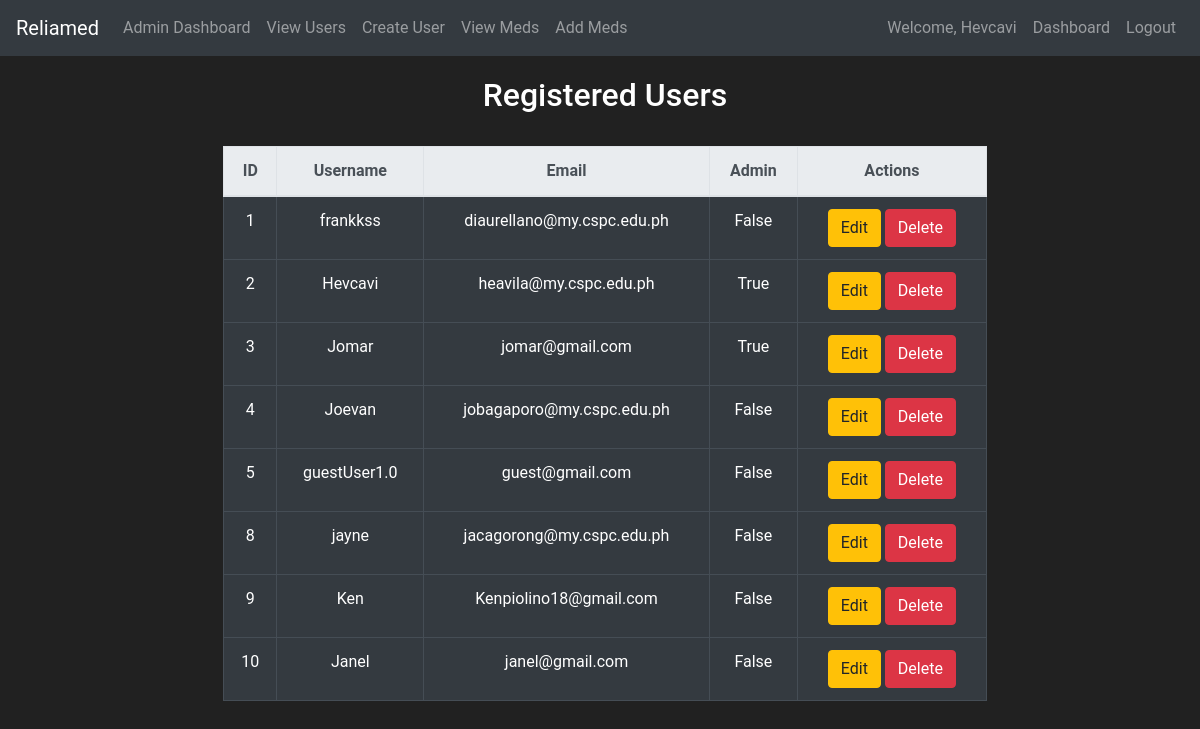
The page /view-users (signed in) on the database as committed earlier.
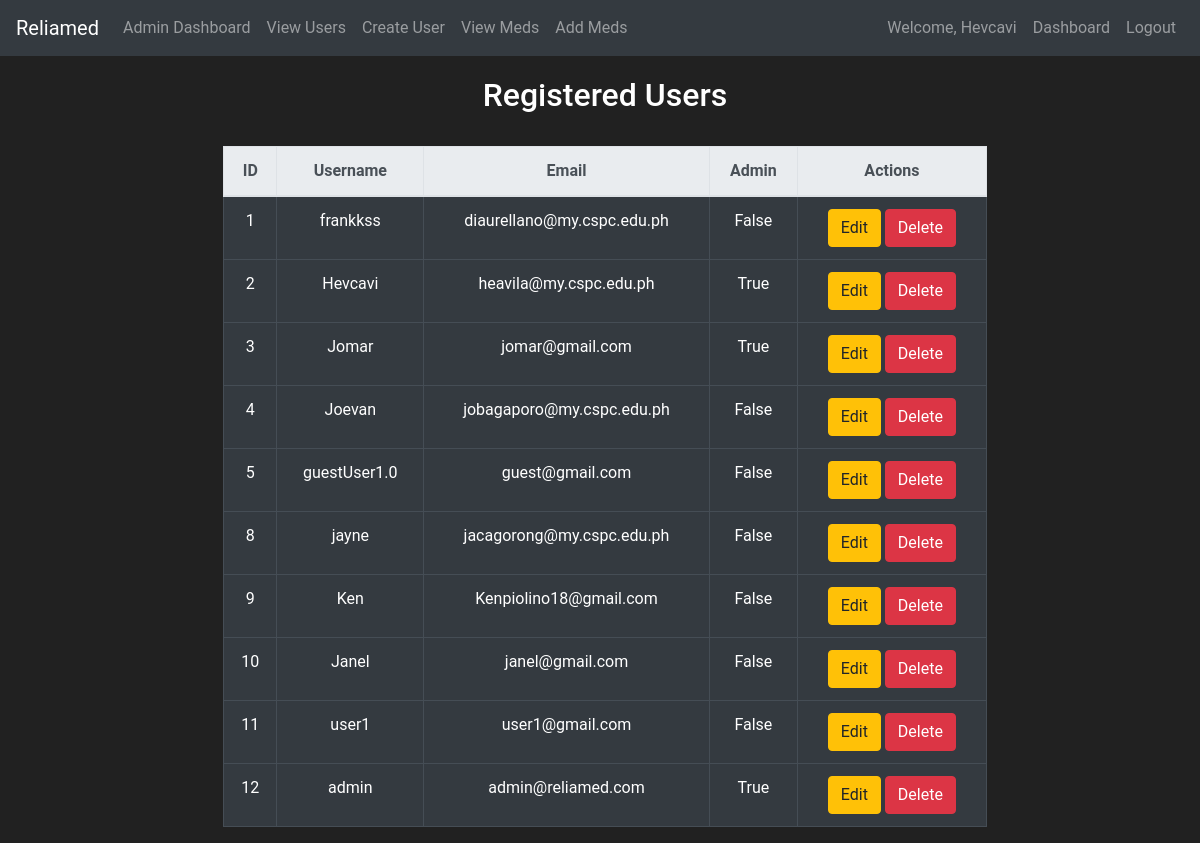
The same page on the database as committed later.
### reliamed/models.py (models this page shows, shortened)
class User(db.Model, UserMixin):
    id = db.Column(db.Integer, primary_key=True)
    username = db.Column(db.String(length=30), nullable=False, unique=True)
    email_address = db.Column(db.String(length=50), nullable=False, unique=True)
    password_hash = db.Column(db.String(length=60), nullable=False)
    budget = db.Column(db.Integer, nullable=False, default=1000)
    is_admin = db.Column(db.Boolean, default=False) # added column in User table | Used for checking if user is admin or not
    products = db.relationship('Pharmaceuticals', backref='owned_user', lazy=True)  # Ensure this line is added
    profile_pic = db.Column(db.String(), nullable=True)
    @property
    def password(self):
        raise AttributeError('password is not a readable attribute.')

### reliamed/routes.py (the view)
@app.route('/view-users', methods=['GET', 'POST'])
@login_required
@admin_required
def view_users():
    users = User.query.all()
    return render_template('admin/view_users.html', users=users)

### reliamed/models.py (called while the page is built)
@login_manager.user_loader
def load_user(user_id):
    return User.query.get(int(user_id))

### reliamed/templates/admin/view_users.html (shortened to what this page needs)
{% extends 'base.html' %}
{% block content %}
<div class="row justify-content-center" style="margin-top:20px; margin-left:10px; margin-right: 0px">
    <div class="col-8 text-center">
        <h2>Registered Users</h2>
        <br>
        <table class="table table-hover table-dark table-bordered border-dark">
        <thead class="thead-light">
            <tr>
                <th>ID</th>
                <th>Username</th>
                <th>Email</th>
                <th>Admin</th>
                <th>Actions</th>
            </tr>
        </thead>
        <tbody>
            {% for user in users %}
            <tr>
                <td>{{ user.id }}</td>
                <td>{{ user.username }}</td>
                <td>{{ user.email_address }}</td>
                <td>{{ user.is_admin }}</td>
                <td>
                    <a href="{{ url_for('edit_user', user_id=user.id) }}" class="btn btn-warning">Edit</a>
                    <form action="{{ url_for('delete_user', user_id=user.id) }}" method="POST" style="display:inline;">
                        <button type="submit" class="btn btn-danger">Delete</button>
                    </form>
                </td>
            </tr>
            {% endfor %}
        </tbody>
        </table>
    </div>
</div>
{% endblock %}

### reliamed/templates/base.html (shortened to what this page needs)
<!doctype html>
<html lang="en">
   <head>
      <link rel="stylesheet" href="https://cdn.jsdelivr.net/npm/bootstrap@4.5.3/dist/css/bootstrap.min.css">
   </head>
   <body>
    <nav class="navbar navbar-expand-md navbar-dark bg-dark">
      <a class="navbar-brand" href="#">Reliamed</a>
      <div class="collapse navbar-collapse" id="navbarNav">
        <ul class="navbar-nav mr-auto">
            {% if current_user.is_authenticated and current_user.is_admin %}
            <li class="nav-item">
                <a class="nav-link" href="{{ url_for('admin_home') }}">Admin Dashboard</a>
            </li>
            <li class="nav-item">
                <a class="nav-link" href="{{ url_for('view_users') }}">View Users</a>
            </li>
            <li class="nav-item">
                <a class="nav-link" href="{{ url_for('create_user') }}">Create User</a>
            </li>
            <li class="nav-item">
                <a class="nav-link" href="{{ url_for('view_medicines') }}">View Meds</a>
            </li>
            <li class="nav-item">
                <a class="nav-link" href="{{ url_for('add_medicine') }}">Add Meds</a>
            </li>
            {% endif %}
        </ul>
          {% if current_user.is_authenticated %}
            <ul class="navbar-nav">
                <li class="nav-item">
                    <a class="nav-link">Welcome, {{ current_user.username }}</a>
                </li>
                <li class="nav-item">
                    <a class="nav-link" href="{{ url_for('dashboard') }}">Dashboard</a>
                </li>
                <li class="nav-item">
                    <a class="nav-link" href="{{ url_for('logout_page') }}">Logout</a>
                </li>
            </ul>
          {% endif %}
      </div>
    </nav>
      {% block content %}
      {% endblock %}
   </body>
</html>

### reliamed/templates/base.html (style rules this page uses)
body { background-color: #212121; color: white; font-family:'Roboto',sans-serif; }

Rows that differ between the two databases and show on the page:
added User: id "11", username "user1", email_address "user1@gmail.com", is_admin "False"
added User: id "12", username "admin", email_address "admin@reliamed.com", is_admin "True"
